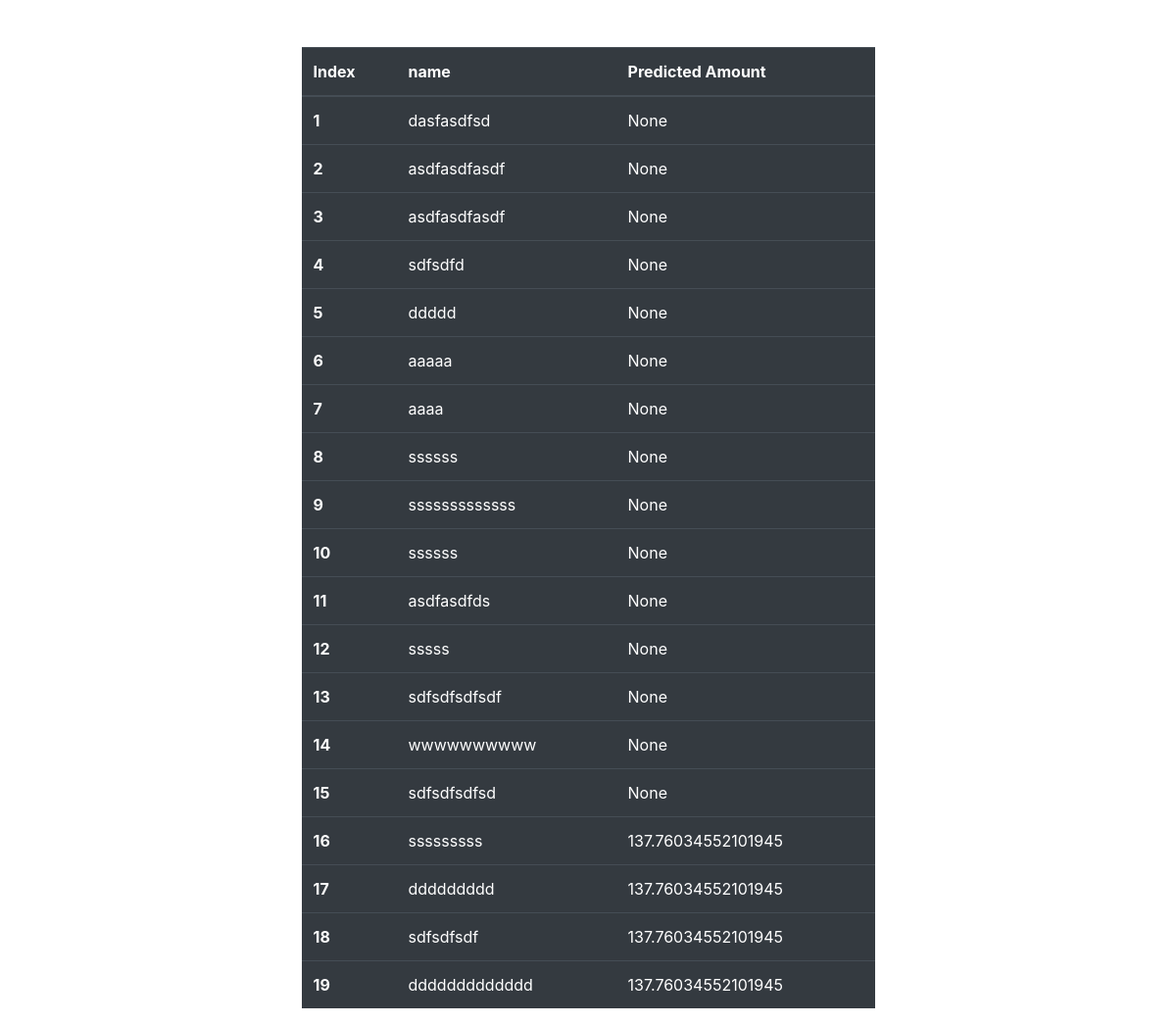
Page /list/ on the committed database.
### Analysis/models.py (models this page shows, shortened)
class Details(models.Model):
    document = models.FileField(upload_to='files')
    name = models.CharField(max_length=100)
    predicted_balance = models.FloatField(blank=True,null=True)

### Analysis/views.py (the view)
# urls.py: path('list/',views.AllPrediction.as_view(),name='list_view'),
class AllPrediction(ListView):
    model = Details
    template_name = 'details.html'
    context_object_name = 'details'

### Analysis/templates/details.html (shortened to what this page needs)
<!DOCTYPE html>
<html lang="en">
<head>
    <link rel="stylesheet" href="https://cdn.jsdelivr.net/npm/bootstrap@4.4.1/dist/css/bootstrap.min.css">
</head>
<body>
    <div class="row justify-content-center">
        <div class="col-md-6 mt-5 ">
            <table class="table table-dark">
                <thead>
                  <tr>
                    <th scope="col">Index</th>
                    <th scope="col">name</th>
                    <th scope="col">Predicted Amount</th>
                  </tr>
                </thead>
                <tbody>
                    {% for detail in details %}
                    <tr>
                        <th scope="row">{{ forloop.counter }}</th>
                        <td>{{detail.name}}</td>
                        <td>{{detail.predicted_balance}}</td>
                      </tr>
                    {% endfor %}
                </tbody>
              </table>
        </div>
    </div>
</body>
</html>

### rows in the picture
Details: name "dasfasdfsd", predicted_balance "None"
Details: name "asdfasdfasdf", predicted_balance "None"
Details: name "asdfasdfasdf", predicted_balance "None"
Details: name "sdfsdfd", predicted_balance "None"
Details: name "ddddd", predicted_balance "None"
Details: name "aaaaa", predicted_balance "None"
Details: name "aaaa", predicted_balance "None"
Details: name "ssssss", predicted_balance "None"
Details: name "sssssssssssss", predicted_balance "None"
Details: name "ssssss", predicted_balance "None"
Details: name "asdfasdfds", predicted_balance "None"
Details: name "sssss", predicted_balance "None"
Details: name "sdfsdfsdfsdf", predicted_balance "None"
Details: name "wwwwwwwwww", predicted_balance "None"
Details: name "sdfsdfsdfsd", predicted_balance "None"
Details: name "sssssssss", predicted_balance "137.76034552101945"
Details: name "ddddddddd", predicted_balance "137.76034552101945"
Details: name "sdfsdfsdf", predicted_balance "137.76034552101945"
Details: name "ddddddddddddd", predicted_balance "137.76034552101945"
